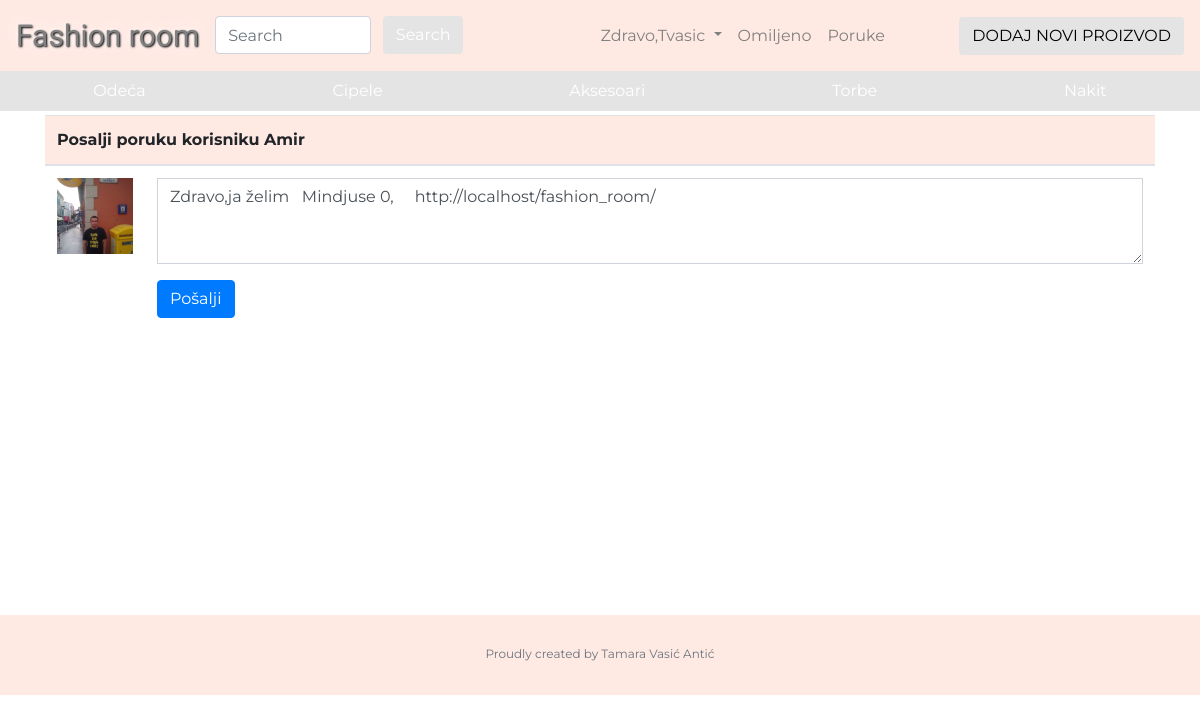
/Poruke/poruci_proizvod/39 (signed in), run on the app's committed database.
### tables this page shows
CREATE TABLE `proizvodi` (
  `id` int(11) NOT NULL AUTO_INCREMENT,
  `id_korisnika` int(11) NOT NULL,
  `naslov` varchar(45) NOT NULL,
  `marka` varchar(45) NOT NULL,
  `velicina` int(11) DEFAULT NULL,
  `id_kategorije` int(11) NOT NULL,
  `opis` longtext NOT NULL,
  `cena` int(11) NOT NULL,
  PRIMARY KEY (`id`),
  KEY `fkx_id_korisnika_idx` (`id_korisnika`),
  KEY `fkk_id_kategorije_idx` (`id_kategorije`),
  CONSTRAINT `fkk_id_kategorije` FOREIGN KEY (`id_kategorije`) REFERENCES `kategorije` (`id`) ON DELETE NO ACTION ON UPDATE NO ACTION,
  CONSTRAINT `fkx_id_korisnika` FOREIGN KEY (`id_korisnika`) REFERENCES `korisnici` (`id`) ON DELETE NO ACTION ON UPDATE NO ACTION
);

CREATE TABLE `korisnici` (
  `id` int(11) NOT NULL AUTO_INCREMENT,
  `first_name` varchar(45) NOT NULL,
  `last_name` varchar(45) NOT NULL,
  `username` varchar(45) NOT NULL,
  `password` varchar(45) NOT NULL,
  `email` varchar(100) NOT NULL,
  `slika` varchar(100) DEFAULT 'default.jpg',
  `naslov_radnje` varchar(45) DEFAULT NULL,
  `email_prikaz` varchar(100) DEFAULT NULL,
  `grad` varchar(45) DEFAULT NULL,
  `opis` longtext,
  `ime_I_prezime_prikaz` varchar(45) DEFAULT NULL,
  PRIMARY KEY (`id`)
);

### controller/Poruke.php (called while the page is built, shortened)
<?php
class Poruke extends Controller{
	public function poruci_proizvod($id){
		$this->data['content']=ProizvodiDB::getMyProduct($id);
		$this->show_view('zelimOvajProizvod');
	}
}

### model/DB.php (called while the page is built, shortened)
<?php
class DB{
	private static $conn;
	private static function getInstance(){
		return self::$conn;
	}
	private function __construct(){
		self::$conn = mysqli_connect(DB_HOST,DB_USER,DB_PASS,DB_NAME);
		self::$conn->set_charset('utf8');
	}
	protected static function executeSQL($sql) {
		$db = self::getInstance();
		$req = $db->query($sql);
		return $req;
	}
}

### model/ProizvodiDB.php (called while the page is built, shortened)
<?php
class ProizvodiDB extends DB{
	public static function getMyProduct($id){
		$sql="SELECT p.id,p.id_korisnika,k.username,p.naslov,p.marka,p.velicina,p.id_kategorije,p.cena,p.opis,k.slika,k.naslov_radnje,k.grad,k.ime_i_prezime_prikaz,s.url_slike from proizvodi as p
		join slike_proizvoda as s
		on p.id=s.id_proizvod
		join korisnici as k
		on p.id_korisnika=k.id
		WHERE p.id=".$id;
		$req = self::executeSQL($sql);
		$rez = $req->fetch_all(MYSQL_ASSOC);
		return $rez;
	}
}

### view/zelimOvajProizvod.php (the view)
<table class="table  mt-1">
  <thead style="background-color: #E4E4E4;">
      <tr>
        <th colspan="2">Posalji poruku korisniku <?php echo ucfirst($this->data['content'][0]['username']); ?></th>
    </thead>
  <tr>
    <tbody>
    <td class="zelim_ovo">
      <div >
      <img src="<?php echo ROOT_PATH.'uploads/profilne_slike/'.$this->data['content'][0]['slika']; ?>" alt="">
      </div>
    </td>
    <td>
    <form method="POST" action="<?php echo ROOT_PATH.'Poruke/posaljiProdavcu/'.$this->data['content'][0]['id_korisnika']; ?>" enctype="multipart/form-data" >
        <div class="form-group">
                <textarea class="form-control rounded-0" id="description" name="napisi_poruku" rows="3" >Zdravo,ja želim <?php echo '  '.$this->data['content'][0]['naslov'].' '.$this->data['content'][0]['velicina'].',     '.$this->data['content1']; ?></textarea>
        </div>
      <button type="submit" class="btn btn-primary" name="submit">Pošalji</button>
    </form>
    </td>
    </tbody>
  </tr>
</table>

### assets/css/main.css (style rules this page uses)
body { font-family: 'Montserrat'; }
.zelim_ovo { width: 100px; height: 100px; }
.zelim_ovo img { display: block; width: 100%; }
.table thead th { background-color:#FFE9E3; }

### data on the page
proizvodi: id_korisnika.username "Amir", id_korisnika.slika (picture), napisi_poruku "Zdravo,ja želim Mindjuse 0, http://localhost/fashion_room/"

### other printed values
$_SESSION['username'] "Tvasic"
